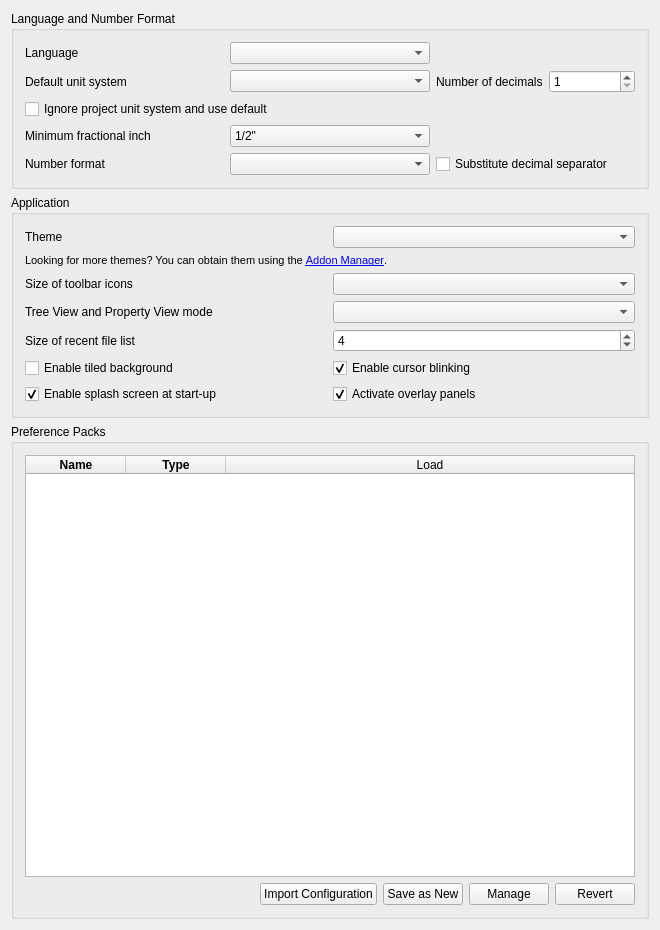
<?xml version="1.0" encoding="UTF-8"?>
<ui version="4.0">
 <class>Gui::Dialog::DlgSettingsGeneral</class>
 <widget class="QWidget" name="Gui::Dialog::DlgSettingsGeneral">
  <property name="geometry">
   <rect>
    <x>0</x>
    <y>0</y>
    <width>660</width>
    <height>930</height>
   </rect>
  </property>
  <property name="windowTitle">
   <string>General</string>
  </property>
   <layout class="QVBoxLayout" name="verticalLayout">
    <item>
     <widget class="QGroupBox" name="GroupBox7">
      <property name="title">
       <string>Language and Number Format</string>
      </property>
      <layout class="QGridLayout">
       <property name="leftMargin">
        <number>11</number>
       </property>
       <property name="topMargin">
        <number>11</number>
       </property>
       <property name="rightMargin">
        <number>11</number>
       </property>
       <property name="bottomMargin">
        <number>11</number>
       </property>
       <property name="spacing">
        <number>6</number>
       </property>
       <item row="0" column="0">
        <widget class="QLabel" name="TextLabel1_4">
         <property name="text">
          <string>Language</string>
         </property>
        </widget>
       </item>
       <item row="0" column="1">
        <widget class="QComboBox" name="Languages">
         <property name="toolTip">
          <string>Language of the application's user interface</string>
         </property>
        </widget>
       </item>
       <item row="1" column="0">
        <widget class="QLabel" name="unitSystemLabel">
         <property name="text">
          <string>Default unit system</string>
         </property>
        </widget>
       </item>
       <item row="1" column="1">
        <widget class="QComboBox" name="comboBox_UnitSystem">
         <property name="toolTip">
          <string>Unit system for all parts of the application. Can be overridden by specifying a document unit system.</string>
         </property>
        </widget>
       </item>
       <item row="1" column="2">
        <layout class="QHBoxLayout" name="horizontalLayout_3">
         <item>
          <widget class="QLabel" name="decimalsLabel">
           <property name="text">
            <string>Number of decimals</string>
           </property>
          </widget>
         </item>
         <item>
          <widget class="QSpinBox" name="spinBoxDecimals">
           <property name="toolTip">
            <string>Number of decimals that should be shown for numbers and dimensions</string>
           </property>
           <property name="minimum">
            <number>1</number>
           </property>
           <property name="maximum">
            <number>12</number>
           </property>
          </widget>
         </item>
        </layout>
       </item>
       <item row="2" column="0" colspan="3">
        <widget class="QCheckBox" name="checkBox_projectUnitSystemIgnore">
          <property name="toolTip">
           <string>Ignores document unit systems</string>
          </property>
          <property name="text">
           <string>Ignore project unit system and use default</string>
          </property>
        </widget>
       </item>
       <item row="3" column="0">
        <widget class="QLabel" name="fractionalInchLabel">
         <property name="text">
          <string>Minimum fractional inch</string>
         </property>
        </widget>
       </item>
       <item row="3" column="1">
        <widget class="QComboBox" name="comboBox_FracInch">
         <property name="toolTip">
          <string>Minimum fractional inch to be displayed</string>
         </property>
         <item>
          <property name="text">
           <string notr="true">1/2"</string>
          </property>
         </item>
         <item>
          <property name="text">
           <string notr="true">1/4"</string>
          </property>
         </item>
         <item>
          <property name="text">
           <string notr="true">1/8"</string>
          </property>
         </item>
         <item>
          <property name="text">
           <string notr="true">1/16"</string>
          </property>
         </item>
         <item>
          <property name="text">
           <string notr="true">1/32"</string>
          </property>
         </item>
         <item>
          <property name="text">
           <string notr="true">1/64"</string>
          </property>
         </item>
         <item>
          <property name="text">
           <string notr="true">1/128"</string>
          </property>
         </item>
        </widget>
       </item>
       <item row="4" column="0">
        <widget class="QLabel" name="TextLabel1_5">
         <property name="text">
          <string>Number format</string>
         </property>
        </widget>
       </item>
       <item row="4" column="1">
        <widget class="Gui::PrefComboBox" name="UseLocaleFormatting">
         <property name="prefEntry" stdset="0">
          <cstring>UseLocaleFormatting</cstring>
         </property>
         <property name="prefPath" stdset="0">
          <cstring>General</cstring>
         </property>
        </widget>
       </item>
       <item row="4" column="2">
        <widget class="Gui::PrefCheckBox" name="SubstituteDecimal">
         <property name="toolTip">
          <string>Substitutes numerical keypad decimal separator with locale separator, except
in the Python console and the macro editor where a
dot/period will always be printed</string>
         </property>
         <property name="text">
          <string>Substitute decimal separator</string>
         </property>
         <property name="prefEntry" stdset="0">
          <cstring>SubstituteDecimalSeparator</cstring>
         </property>
         <property name="prefPath" stdset="0">
          <cstring>General</cstring>
         </property>
        </widget>
       </item>
      </layout>
     </widget>
    </item>
    <item>
     <widget class="QGroupBox" name="GroupBox3">
      <property name="title">
       <string>Application</string>
      </property>
      <layout class="QGridLayout">
       <property name="leftMargin">
        <number>11</number>
       </property>
       <property name="topMargin">
        <number>11</number>
       </property>
       <property name="rightMargin">
        <number>11</number>
       </property>
       <property name="bottomMargin">
        <number>11</number>
       </property>
       <property name="spacing">
        <number>6</number>
       </property>
       <item row="0" column="0">
        <widget class="QLabel" name="themesLabel">
         <property name="text">
          <string>Theme</string>
         </property>
        </widget>
       </item>
       <item row="0" column="1">
        <widget class="QComboBox" name="themesCombobox">
         <property name="toolTip">
          <string>Customize the appearance of the user interface</string>
         </property>
        </widget>
       </item>
       <item row="1" column="0" colspan="2">
        <widget class="QLabel" name="moreThemesLabel">
         <property name="font">
          <font>
           <pointsize>8</pointsize>
          </font>
         </property>
         <property name="text">
          <string>Looking for more themes? You can obtain them using the &lt;a href=&quot;freecad:Std_AddonMgr&quot;&gt;Addon Manager&lt;/a&gt;.</string>
         </property>
         <property name="textFormat">
          <enum>Qt::RichText</enum>
         </property>
        </widget>
       </item>
       <item row="2" column="0">
        <widget class="QLabel" name="iconSizeLabel">
         <property name="text">
          <string>Size of toolbar icons</string>
         </property>
        </widget>
       </item>
       <item row="2" column="1">
        <widget class="QComboBox" name="toolbarIconSize">
         <property name="toolTip">
          <string>Icon size in the toolbar</string>
         </property>
        </widget>
       </item>
       <item row="3" column="0">
        <widget class="QLabel" name="treeModeLabel">
         <property name="text">
          <string>Tree View and Property View mode</string>
         </property>
        </widget>
       </item>
       <item row="3" column="1">
        <widget class="QComboBox" name="treeMode">
         <property name="toolTip">
          <string>Customize how the tree view is shown in the panel (restart required).

'Combined': combine tree and property view into one panel.
'Independent': split tree and property view into separate panels.</string>
         </property>
        </widget>
       </item>
       <item row="4" column="0">
        <widget class="QLabel" name="recentFileListLabel">
         <property name="text">
          <string>Size of recent file list</string>
         </property>
        </widget>
       </item>
       <item row="4" column="1">
        <widget class="Gui::PrefSpinBox" name="RecentFiles">
         <property name="toolTip">
          <string>How many files should be listed in recent files list</string>
         </property>
         <property name="value">
          <number>4</number>
         </property>
         <property name="prefEntry" stdset="0">
          <cstring>RecentFiles</cstring>
         </property>
         <property name="prefPath" stdset="0">
          <cstring>RecentFiles</cstring>
         </property>
        </widget>
       </item>
       <item row="5" column="0">
        <widget class="QCheckBox" name="tiledBackground">
         <property name="toolTip">
          <string>Background of the main window (when no document is opened) will consist of tiles of an image.</string>
         </property>
         <property name="text">
          <string>Enable tiled background</string>
         </property>
        </widget>
       </item>
       <item row="5" column="1">
        <widget class="Gui::PrefCheckBox" name="EnableCursorBlinking">
         <property name="toolTip">
          <string>The text cursor will be blinking</string>
         </property>
         <property name="text">
          <string>Enable cursor blinking</string>
         </property>
         <property name="checked">
          <bool>true</bool>
         </property>
         <property name="prefEntry" stdset="0">
          <cstring>EnableCursorBlinking</cstring>
         </property>
         <property name="prefPath" stdset="0">
          <cstring>General</cstring>
         </property>
        </widget>
       </item>
       <item row="6" column="0">
        <widget class="Gui::PrefCheckBox" name="SplashScreen">
         <property name="toolTip">
          <string>A splash screen is a small loading window that is shown
when Buildable is launching. If this option is checked, Buildable will
display the splash screen.</string>
         </property>
         <property name="text">
          <string>Enable splash screen at start-up</string>
         </property>
         <property name="checked">
          <bool>true</bool>
         </property>
         <property name="prefEntry" stdset="0">
          <cstring>ShowSplasher</cstring>
         </property>
         <property name="prefPath" stdset="0">
          <cstring>General</cstring>
         </property>
        </widget>
       </item>
       <item row="6" column="1">
        <widget class="Gui::PrefCheckBox" name="ActivateOverlay">
         <property name="toolTip">
          <string>Activate overlay handling of docked panels</string>
         </property>
         <property name="text">
          <string>Activate overlay panels</string>
         </property>
         <property name="checked">
          <bool>true</bool>
         </property>
         <property name="prefEntry" stdset="0">
          <cstring>ActivateOverlay</cstring>
         </property>
         <property name="prefPath" stdset="0">
          <cstring>DockWindows</cstring>
         </property>
        </widget>
       </item>
      </layout>
     </widget>
    </item>
    <item>
     <widget class="QGroupBox" name="groupBox">
      <property name="title">
       <string>Preference Packs</string>
      </property>
      <layout class="QHBoxLayout" name="horizontalLayout">
       <item>
        <layout class="QVBoxLayout" name="verticalLayout_3">
         <item>
          <widget class="QTableWidget" name="PreferencePacks">
           <property name="horizontalScrollBarPolicy">
            <enum>Qt::ScrollBarAlwaysOff</enum>
           </property>
           <property name="sizeAdjustPolicy">
            <enum>QAbstractScrollArea::AdjustToContents</enum>
           </property>
           <property name="editTriggers">
            <set>QAbstractItemView::NoEditTriggers</set>
           </property>
           <property name="showDropIndicator" stdset="0">
            <bool>false</bool>
           </property>
           <property name="dragDropOverwriteMode">
            <bool>false</bool>
           </property>
           <property name="selectionMode">
            <enum>QAbstractItemView::NoSelection</enum>
           </property>
           <property name="selectionBehavior">
            <enum>QAbstractItemView::SelectRows</enum>
           </property>
           <property name="showGrid">
            <bool>false</bool>
           </property>
           <property name="sortingEnabled">
            <bool>true</bool>
           </property>
           <property name="wordWrap">
            <bool>false</bool>
           </property>
           <property name="cornerButtonEnabled">
            <bool>false</bool>
           </property>
           <attribute name="horizontalHeaderVisible">
            <bool>true</bool>
           </attribute>
           <attribute name="horizontalHeaderCascadingSectionResizes">
            <bool>true</bool>
           </attribute>
           <attribute name="horizontalHeaderMinimumSectionSize">
            <number>30</number>
           </attribute>
           <attribute name="horizontalHeaderDefaultSectionSize">
            <number>100</number>
           </attribute>
           <attribute name="horizontalHeaderStretchLastSection">
            <bool>true</bool>
           </attribute>
           <attribute name="verticalHeaderVisible">
            <bool>false</bool>
           </attribute>
           <attribute name="verticalHeaderMinimumSectionSize">
            <number>16</number>
           </attribute>
           <attribute name="verticalHeaderDefaultSectionSize">
            <number>24</number>
           </attribute>
           <column>
            <property name="text">
             <string>Name</string>
            </property>
            <property name="font">
             <font>
              <weight>75</weight>
              <bold>true</bold>
             </font>
            </property>
           </column>
           <column>
            <property name="text">
             <string>Type</string>
            </property>
            <property name="font">
             <font>
              <weight>75</weight>
              <bold>true</bold>
             </font>
            </property>
           </column>
           <column>
            <property name="text">
             <string>Load</string>
            </property>
           </column>
          </widget>
         </item>
         <item>
          <layout class="QHBoxLayout" name="horizontalLayout_2">
           <item>
            <spacer name="horizontalSpacer">
             <property name="orientation">
              <enum>Qt::Horizontal</enum>
             </property>
             <property name="sizeHint" stdset="0">
              <size>
               <width>40</width>
               <height>20</height>
              </size>
             </property>
            </spacer>
           </item>
           <item>
            <widget class="QPushButton" name="ImportConfig">
             <property name="text">
              <string>Import Configuration</string>
             </property>
            </widget>
           </item>
           <item>
            <widget class="QPushButton" name="SaveNewPreferencePack">
             <property name="text">
              <string>Save as New</string>
             </property>
            </widget>
           </item>
           <item>
            <widget class="QPushButton" name="ManagePreferencePacks">
             <property name="sizePolicy">
              <sizepolicy hsizetype="Fixed" vsizetype="Fixed">
               <horstretch>0</horstretch>
               <verstretch>0</verstretch>
              </sizepolicy>
             </property>
             <property name="text">
              <string>Manage</string>
             </property>
            </widget>
           </item>
           <item>
            <widget class="QPushButton" name="RevertToSavedConfig">
             <property name="text">
              <string>Revert</string>
             </property>
            </widget>
           </item>
          </layout>
         </item>
        </layout>
       </item>
      </layout>
     </widget>
    </item>
  </layout>
 </widget>
 <layoutdefault spacing="6" margin="11"/>
 <customwidgets>
  <customwidget>
   <class>Gui::PrefSpinBox</class>
   <extends>QSpinBox</extends>
   <header>Gui/PrefWidgets.h</header>
  </customwidget>
  <customwidget>
   <class>Gui::PrefCheckBox</class>
   <extends>QCheckBox</extends>
   <header>Gui/PrefWidgets.h</header>
  </customwidget>
  <customwidget>
   <class>Gui::PrefComboBox</class>
   <extends>QComboBox</extends>
   <header>Gui/PrefWidgets.h</header>
  </customwidget>
 </customwidgets>
 <tabstops>
  <tabstop>Languages</tabstop>
  <tabstop>RecentFiles</tabstop>
  <tabstop>EnableCursorBlinking</tabstop>
  <tabstop>SplashScreen</tabstop>
 </tabstops>
 <resources/>
 <connections/>
</ui>
